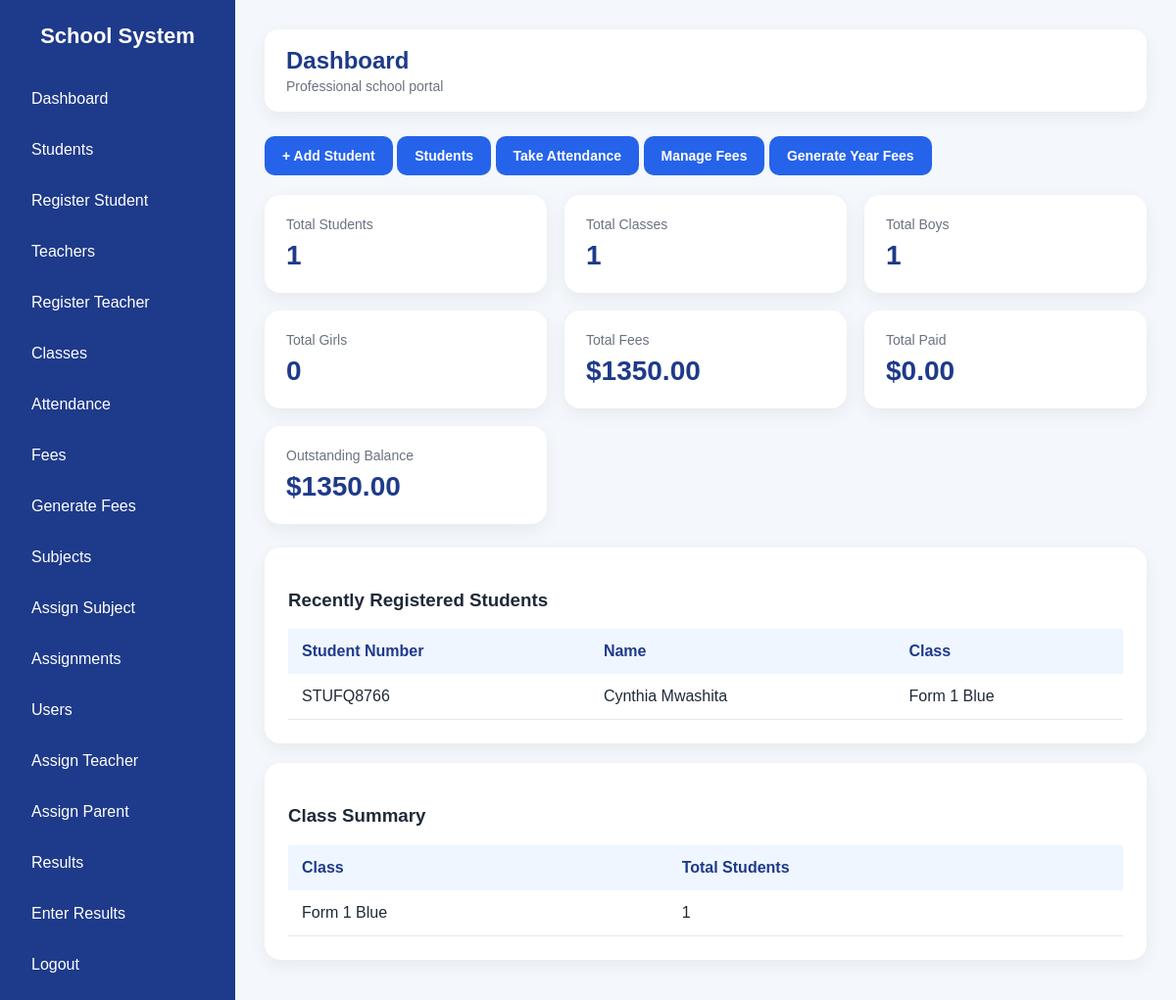
Page / (signed in) on the earlier database version.
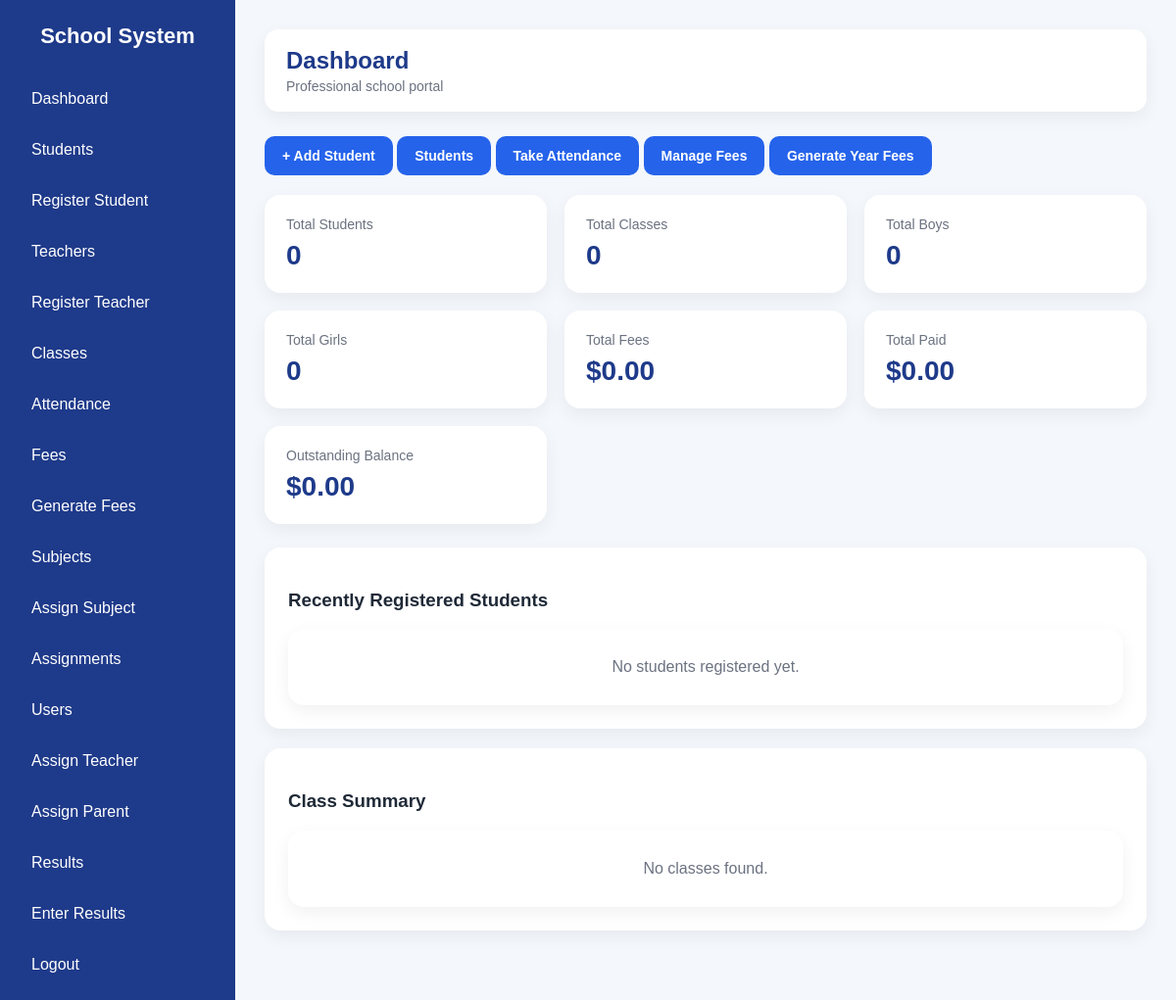
Same page on the later database version.
### tables this page shows
CREATE TABLE students (
    id INTEGER PRIMARY KEY AUTOINCREMENT,
    student_number TEXT UNIQUE,
    first_name TEXT,
    last_name TEXT,
    birthday TEXT,
    gender TEXT,
    enrollment_date TEXT,
    leaving_year TEXT,
    class_name TEXT,
    home_address TEXT,
    mailing_address TEXT,
    student_phone TEXT,
    medical_info TEXT,
    emergency_contact TEXT,
    guardian1_name TEXT,
    guardian1_relationship TEXT,
    guardian1_phone TEXT,
    guardian1_whatsapp TEXT,
    guardian1_email TEXT,
    guardian2_name TEXT,
    guardian2_relationship TEXT,
    guardian2_phone TEXT,
    guardian2_whatsapp TEXT,
    guardian2_email TEXT
);

### app.py (the view, shortened to what this page needs)
@app.route("/")
@login_required
def dashboard():
    conn = get_db()
    cursor = conn.cursor()
    total_students = cursor.execute("""
        SELECT COUNT(*)
        FROM students
    """).fetchone()[0]
    total_classes = cursor.execute("""
        SELECT COUNT(DISTINCT class_name)
        FROM students
        WHERE class_name IS NOT NULL AND class_name != ''
    """).fetchone()[0]
    total_boys = cursor.execute("""
        SELECT COUNT(*)
        FROM students
        WHERE gender = 'Male'
    """).fetchone()[0]
    total_girls = cursor.execute("""
        SELECT COUNT(*)
        FROM students
        WHERE gender = 'Female'
    """).fetchone()[0]
    total_fees = cursor.execute("""
        SELECT COALESCE(SUM(total_fee), 0)
        FROM fees
    """).fetchone()[0]
    total_paid = cursor.execute("""
        SELECT COALESCE(SUM(total_paid), 0)
        FROM fees
    """).fetchone()[0]
    total_balance = cursor.execute("""
        SELECT COALESCE(SUM(total_balance), 0)
        FROM fees
    """).fetchone()[0]
    recent_students = cursor.execute("""
        SELECT student_number, first_name, last_name, class_name
        FROM students
        ORDER BY id DESC
        LIMIT 5
    """).fetchall()
    class_summary = cursor.execute("""
        SELECT class_name, COUNT(*) as total_students
        FROM students
        WHERE class_name IS NOT NULL AND class_name != ''
        GROUP BY class_name
        ORDER BY class_name ASC
    """).fetchall()
    conn.close()
    return render_template(
        "dashboard.html",
        total_students=total_students,
        total_classes=total_classes,
        total_boys=total_boys,
        total_girls=total_girls,
        total_fees=total_fees,
        total_paid=total_paid,
        total_balance=total_balance,
        recent_students=recent_students,
        class_summary=class_summary
    )

### app.py (called while the page is built)
def get_db():
    conn = sqlite3.connect("school.db")
    conn.row_factory = sqlite3.Row
    return conn

def login_required(f):
    @wraps(f)
    def decorated_function(*args, **kwargs):
        if "user_id" not in session:
            flash("Please log in first.", "success")
            return redirect(url_for("login"))
        return f(*args, **kwargs)
    return decorated_function

### templates/dashboard.html (shortened to what this page needs)
{% extends "base.html" %}
{% block page_title %}Dashboard{% endblock %}
{% block content %}
<div class="quick-actions mb-20">
<a href="/add_student" class="btn">+ Add Student</a>
<a href="/students" class="btn">Students</a>
<a href="/attendance" class="btn">Take Attendance</a>
<a href="/fees" class="btn">Manage Fees</a>
<a href="/generate_fees" class="btn">Generate Year Fees</a>
</div>
<div class="stats">
    <div class="stat-card">
        <div class="stat-label">Total Students</div>
        <div class="stat-value">{{ total_students }}</div>
    </div>
    <div class="stat-card">
        <div class="stat-label">Total Classes</div>
        <div class="stat-value">{{ total_classes }}</div>
    </div>
    <div class="stat-card">
        <div class="stat-label">Total Boys</div>
        <div class="stat-value">{{ total_boys }}</div>
    </div>
    <div class="stat-card">
        <div class="stat-label">Total Girls</div>
        <div class="stat-value">{{ total_girls }}</div>
    </div>
    <div class="stat-card">
        <div class="stat-label">Total Fees</div>
        <div class="stat-value">${{ "%.2f"|format(total_fees or 0) }}</div>
    </div>
    <div class="stat-card">
        <div class="stat-label">Total Paid</div>
        <div class="stat-value">${{ "%.2f"|format(total_paid or 0) }}</div>
    </div>
    <div class="stat-card">
        <div class="stat-label">Outstanding Balance</div>
        <div class="stat-value">${{ "%.2f"|format(total_balance or 0) }}</div>
    </div>
</div>
<div class="content-card mb-20">
    <h3>Recently Registered Students</h3>
    {% if recent_students %}
    <table>
        <thead>
            <tr>
                <th>Student Number</th>
                <th>Name</th>
                <th>Class</th>
            </tr>
        </thead>
        <tbody>
            {% for student in recent_students %}
            <tr>
                <td>{{ student.student_number }}</td>
                <td>{{ student.first_name }} {{ student.last_name }}</td>
                <td>{{ student.class_name }}</td>
            </tr>
            {% endfor %}
        </tbody>
    </table>
    {% else %}
    <div class="empty-box">No students registered yet.</div>
    {% endif %}
</div>
<div class="content-card">
    <h3>Class Summary</h3>
    {% if class_summary %}
    <table>
        <thead>
            <tr>
                <th>Class</th>
                <th>Total Students</th>
            </tr>
        </thead>
        <tbody>
            {% for class_item in class_summary %}
            <tr>
                <td>{{ class_item.class_name }}</td>
                <td>{{ class_item.total_students }}</td>
            </tr>
            {% endfor %}
        </tbody>
    </table>
    {% else %}
    <div class="empty-box">No classes found.</div>
    {% endif %}
</div>
{% endblock %}

Differences in the rows shown:
removed students: student_number "STUFQ8766", first_name "Cynthia", last_name "Mwashita", class_name "Form 1 Blue", total_students "1"
Other differences:
{{ total_students }}: "1" → "0"
{{ total_classes }}: "1" → "0"
{{ total_boys }}: "1" → "0"
{{ "%.2f"|format(total_fees or 0) }}: "1350.00" → "0.00"
{{ "%.2f"|format(total_balance or 0) }}: "1350.00" → "0.00"
text no longer shown: "Student Number Name Class Class Total Students"
text now shown: "No students registered yet. No classes found."
